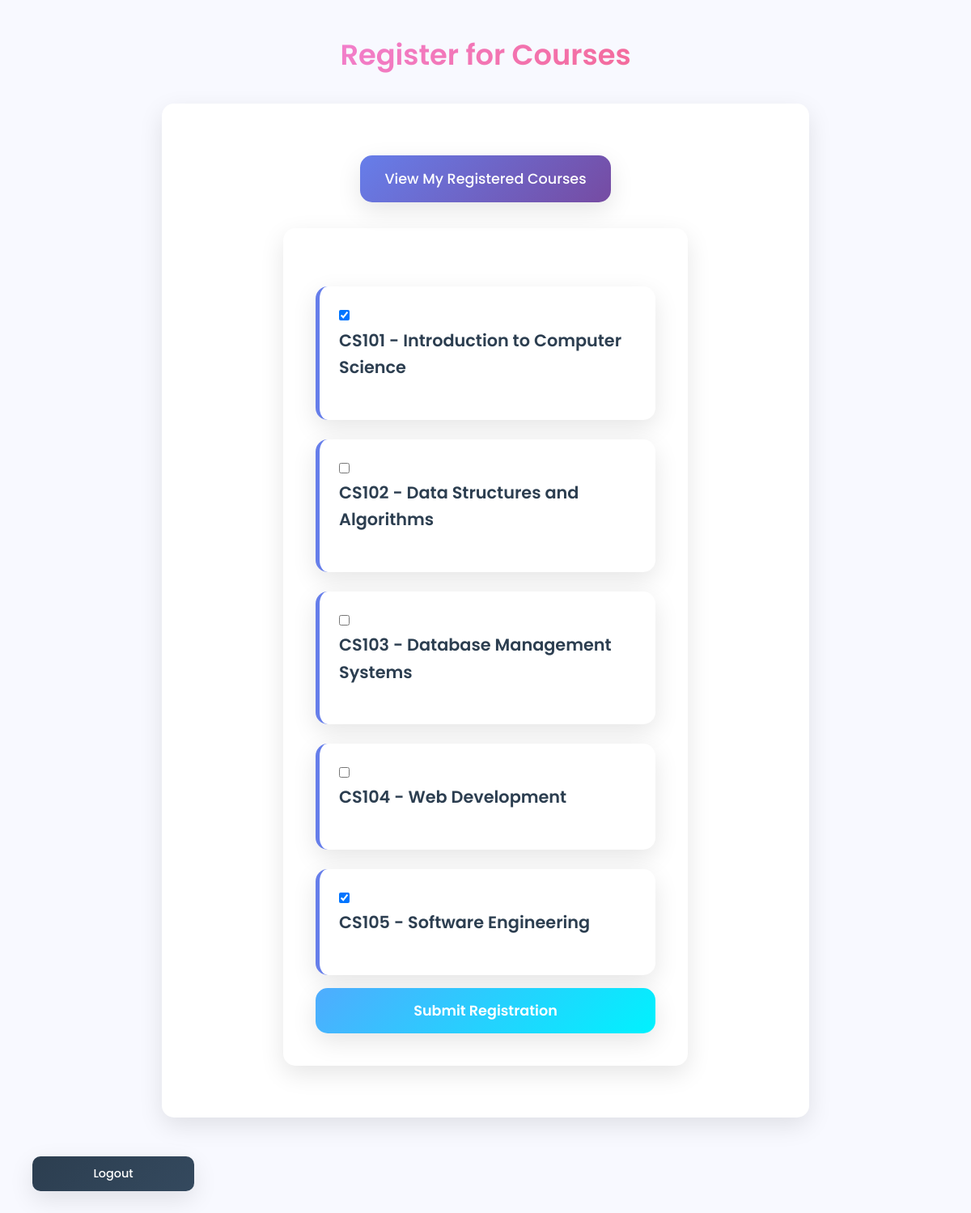
/student/dashboard (signed in), run on the app's committed database.
### tables this page shows
CREATE TABLE courses (
        course_id TEXT PRIMARY KEY,
        course_name TEXT NOT NULL
    );

### app.py (the view, shortened to what this page needs)
@app.route('/student/dashboard', methods=['GET', 'POST'])
def student_dashboard():
    if 'student' not in session:
        return redirect(url_for('student_login'))
    if not ensure_database_exists():
        flash("❌ Database error. Please contact administrator.")
        return render_template('student_dashboard.html', courses=[], registered=set())
    try:
        conn = get_db_connection()
        rollno = session['student']
        courses = conn.execute('SELECT * FROM courses').fetchall()
        registered = conn.execute('SELECT course_id FROM registrations WHERE rollno = ?', (rollno,)).fetchall()
        registered_ids = {r['course_id'] for r in registered}
        conn.close()
        return render_template('student_dashboard.html', courses=courses, registered=registered_ids)
    except Exception as e:
        flash(f"❌ Error loading dashboard: {str(e)}")
        return render_template('student_dashboard.html', courses=[], registered=set())

### app.py (called while the page is built)
def get_db_connection():
    try:
        conn = sqlite3.connect('portal.db')
        conn.row_factory = sqlite3.Row
        return conn
    except sqlite3.DatabaseError as e:
        print(f"Database error: {e}")
        if os.path.exists('portal.db'):
            os.remove('portal.db')
            print("Removed corrupted database, please run init_db.py to recreate it.")
        raise e

def ensure_database_exists():
    if not os.path.exists('portal.db'):
        print("Database not found. Please run init_db.py to initialize the database.")
        return False
    try:
        conn = get_db_connection()
        conn.execute("SELECT name FROM sqlite_master WHERE type='table' AND name='students'")
        conn.close()
        return True
    except sqlite3.DatabaseError:
        print("Database is corrupted. Please run init_db.py to recreate it.")
        return False

### templates/student_dashboard.html (shortened to what this page needs)
<!DOCTYPE html>
<html lang="en">
<head>
    <link rel="stylesheet" href="{{ url_for('static', filename='style.css') }}">
</head>
<body>
    <div class="container">
        <h2>Register for Courses</h2>
        <div class="dashboard">
            <div class="nav-links" style="margin-bottom: 2rem;">
                <a href="/student/my_courses">View My Registered Courses</a>
            </div>
            <form method="post">
                <div class="course-grid">
                    {% for course in courses %}
                    <div class="course-card">
                        <div class="form-group">
                            <input type="checkbox" id="course_{{ course.course_id }}" name="courses" value="{{ course.course_id }}"
                                   {% if course.course_id in registered %}checked{% endif %}>
                            <label for="course_{{ course.course_id }}">
                                <span class="course-title">{{ course.course_id }} - {{ course.course_name }}</span>
                            </label>
                        </div>
                    </div>
                    {% endfor %}
                </div>
                <button type="submit">Submit Registration</button>
            </form>
        </div>
        <a href="/logout" class="back-link">Logout</a>
    </div>
</body>
</html>

### static/style.css (style rules this page uses)
:root { --primary-gradient: linear-gradient(135deg, #667eea 0%, #764ba2 100%); --secondary-gradient: linear-gradient(135deg, #f093fb 0%, #f5576c 100%); --success-gradient: linear-gradient(135deg, #4facfe 0%, #00f2fe 100%); --warning-gradient: linear-gradient(135deg, #fa709a 0%, #fee140 100%); --dark-gradient: linear-gradient(135deg, #2c3e50 0%, #34495e 100%); --light-bg: #f8f9ff; --white: #ffffff; --shadow: 0 10px 30px rgba(0, 0, 0, 0.1); --shadow-hover: 0 20px 40px rgba(0, 0, 0, 0.15); --border-radius: 15px; --transition: all 0.3s ease; }
* { margin: 0; padding: 0; box-sizing: border-box; }
body { font-family: 'Poppins', sans-serif; background: var(--light-bg); min-height: 100vh; padding: 20px; line-height: 1.6; }
.container { max-width: 1200px; margin: 0 auto; padding: 20px; }
h2 { background: var(--secondary-gradient); -webkit-background-clip: text; -webkit-text-fill-color: transparent; background-clip: text; font-size: 2.2rem; font-weight: 600; text-align: center; margin-bottom: 1.5rem; animation: fadeInUp 0.6s ease-out; }
.nav-links { display: flex; flex-direction: column; gap: 1rem; align-items: center; margin: 2rem 0; }
a { display: inline-block; padding: 15px 30px; background: var(--primary-gradient); color: white; text-decoration: none; border-radius: var(--border-radius); font-weight: 500; font-size: 1.1rem; transition: var(--transition); box-shadow: var(--shadow); position: relative; overflow: hidden; min-width: 200px; text-align: center; }
a::before { content: ''; position: absolute; top: 0; left: -100%; width: 100%; height: 100%; background: linear-gradient(90deg, transparent, rgba(255, 255, 255, 0.2), transparent); transition: left 0.5s; }
form { background: var(--white); padding: 2.5rem; border-radius: var(--border-radius); box-shadow: var(--shadow); max-width: 500px; margin: 2rem auto; animation: slideInUp 0.8s ease-out; }
.form-group { margin-bottom: 1.5rem; }
label { display: block; margin-bottom: 0.5rem; font-weight: 500; color: #2c3e50; font-size: 1rem; }
button { background: var(--success-gradient); color: white; border: none; padding: 15px 30px; border-radius: var(--border-radius); font-size: 1.1rem; font-weight: 600; font-family: 'Poppins', sans-serif; cursor: pointer; transition: var(--transition); box-shadow: var(--shadow); width: 100%; margin-top: 1rem; }
.dashboard { background: var(--white); border-radius: var(--border-radius); padding: 2rem; box-shadow: var(--shadow); margin: 2rem auto; max-width: 800px; animation: fadeIn 0.8s ease-out; }
.course-grid { display: grid; grid-template-columns: repeat(auto-fit, minmax(300px, 1fr)); gap: 1.5rem; margin-top: 2rem; }
.course-card { background: var(--white); border-radius: var(--border-radius); padding: 1.5rem; box-shadow: var(--shadow); transition: var(--transition); border-left: 5px solid #667eea; }
.course-title { font-size: 1.3rem; font-weight: 600; color: #2c3e50; margin-bottom: 0.5rem; }
.back-link { display: inline-block; margin-top: 1rem; padding: 10px 20px; background: var(--dark-gradient); color: white; text-decoration: none; border-radius: 10px; font-size: 0.9rem; transition: var(--transition); }

### data on the page
courses: course_id "☑", course_id "CS101", course_name "Introduction to Computer Science"
courses: course_id "CS102", course_name "Data Structures and Algorithms"
courses: course_id "CS103", course_name "Database Management Systems"
courses: course_id "CS104", course_name "Web Development"
courses: course_id "☑", course_id "CS105", course_name "Software Engineering"
